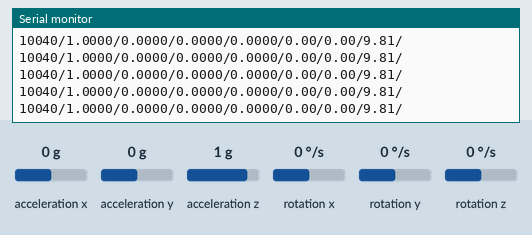
The sketch below on a simulated ESP32. Parts: the last lines printed to the serial monitor. The inputs (shaded band) are chosen by the test bench; at power-on: acceleration x 0 g, acceleration y 0 g, rotation z 0 °/s, acceleration z 1 g, rotation x 0 °/s, rotation y 0 °/s. Nothing arrives over Bluetooth unless stated.

Above: at 11.7 s.
11.8 s: acceleration x set to -1.4 g
At 12.5 s:
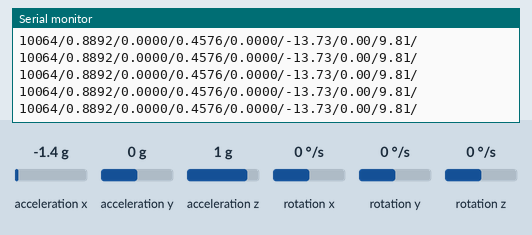
13.3 s: acceleration y set to 0.8 g
At 14.1 s:
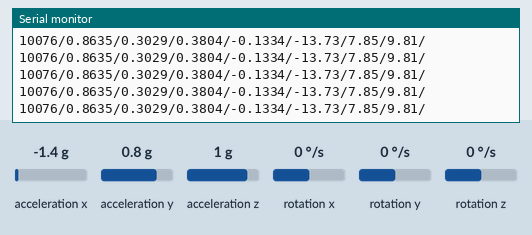
16.3 s: rotation z set to 100 °/s
At 16.9 s:
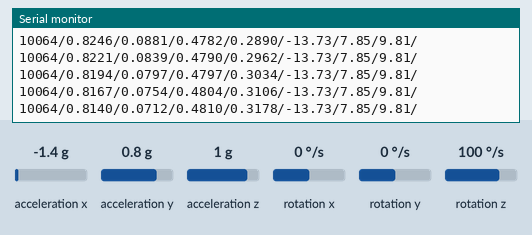
19.3 s: acceleration y set to 0 g
At 20.2 s:
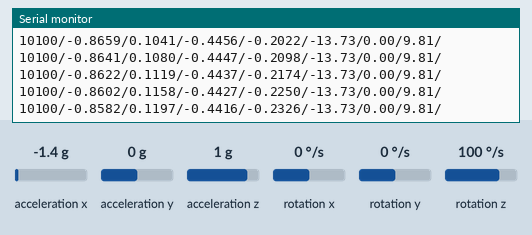
22.3 s: acceleration x set to -0.8 g
At 23.3 s:
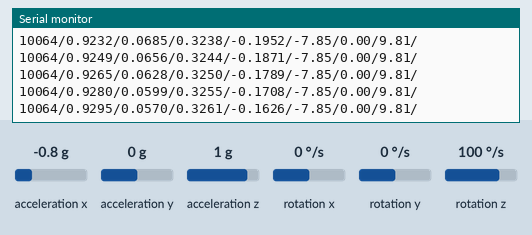
25.3 s: acceleration z set to -0.8 g
At 25.9 s:
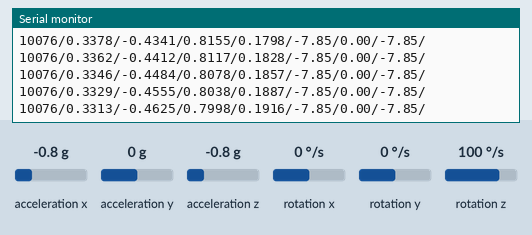
Timing chart, 0 to 28.3 s (numbered marks = the images above; inputs shaded):
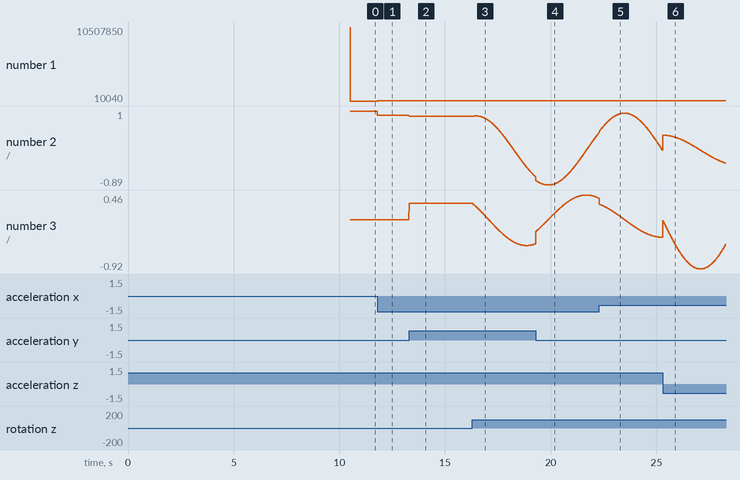

Measured:
- after the input at 11.8 s, the serial monitor: prints a new line at once (image 1)
- after the input at 13.3 s, the serial monitor: prints a new line at once (image 2)
- after the input at 16.3 s, the serial monitor: prints a new line at once (image 3)
- plotted number 1: 10040 → 10064 after the input at 11.8 s, 10076 → 10100 after the input at 16.3 s
- plotted number 2: 1 → 0.89 after the input at 11.8 s, 0.89 → 0.86 after the input at 13.3 s, 0.86 → -0.68 after the input at 16.3 s
- plotted number 3: 0 → 0.3 after the input at 13.3 s, 0.3 → -0.45 after the input at 16.3 s

The sketch:

Arduino_Code.ino
```cpp
//This

#include "I2Cdev.h"
#include "MPU6050_6Axis_MotionApps20.h"
#include "Wire.h"
#include <Arduino.h>
#include "BluetoothSerial.h"

#if !defined(CONFIG_BT_ENABLED) || !defined(CONFIG_BLUEDROID_ENABLED)
#error Bluetooth is not enabled! Please run `make menuconfig` to and enable it
#endif

//Conditional Compilation flags - can easily adjust the data that we want out
#define SERIAL 1 // Needs to be 1 if you want the data to be printed out over a wired serial connection to be analyzed in the arduino serial monitor
#define QUAT 1
#define GYRO 0
#define ACCEL 1

BluetoothSerial SerialBT;

#define PERIPHERAL_NAME "RoboticsIMU"

MPU6050 mpu;


// MPU control/status vars
bool dmpReady = false;  // set true if DMP init was successful
uint8_t devStatus;      // return status after each device operation (0 = success, !0 = error)
uint16_t packetSize;    // expected DMP packet size (default is 42 bytes)
uint16_t fifoCount;     // count of all bytes currently in FIFO
uint8_t fifoBuffer[64]; // FIFO storage buffer

// orientation/motion vars
Quaternion q;           // [w, x, y, z]         quaternion container
VectorInt16 aa;         // [x, y, z]            accel sensor measurements
VectorInt16 aaReal;     // [x, y, z]            gravity-free accel sensor measurements
VectorInt16 aaWorld;    // [x, y, z]            world-frame accel sensor measurements
VectorFloat gravity;    // [x, y, z]            gravity vector
VectorInt16 gyro;       // [x, y, z]            gyro measurements

double gyro_x_offset = 0.00623742;
double gyro_y_offset = -0.07095668;
double gyro_z_offset = -0.01347238;

// time
long prevTime;

//functions
void SendGyro(void);

void setup() {

  Wire.begin();
  Wire.setClock(400000); // 400kHz I2C clock. Comment this line if having compilation difficulties

  Serial.begin(115200);

  while (!Serial); // wait for Leonardo enumeration, others continue immediately
  delay(10000);
  SerialBT.begin(PERIPHERAL_NAME); //Bluetooth device name
  Serial.println("The device started, now you can pair it with bluetooth!");
  prevTime;

  Serial.println("initializing");
  mpu.initialize();
  Serial.println("done initializing");
  devStatus = mpu.dmpInitialize();
  mpu.setXGyroOffset(54); //++
  mpu.setYGyroOffset(-21); //--
  mpu.setZGyroOffset(5);
  mpu.setFullScaleAccelRange(MPU6050_ACCEL_FS_2);

  if (devStatus == 0) {
    mpu.setDMPEnabled(true);
    // set our DMP Ready flag so the main loop() function knows it's okay to use it
    dmpReady = true;
    // get expected DMP packet size for later comparison
    packetSize = mpu.dmpGetFIFOPacketSize();
  } else {
    // Error
    Serial.println("MPU Error!");
  }
}


void loop() {
  // delay(2000); // 2 seconds
#if QUAT // Send quaternion data
  int  mpuIntStatus = mpu.getIntStatus();
  fifoCount = mpu.getFIFOCount();
  if ((mpuIntStatus & 0x10) || fifoCount == 1024) { // check if overflow
    mpu.resetFIFO();
  } else if (mpuIntStatus & 0x02) {
    while (fifoCount < packetSize) fifoCount = mpu.getFIFOCount();
    mpu.getFIFOBytes(fifoBuffer, packetSize); //this is where we actually get the data, the data is just written to this buffer in specific locations (which dmpGetQaut... pick out)
    // above line is also what takes the longest time
    fifoCount -= packetSize;
    long dt = micros() - prevTime;
    prevTime = micros();
    #if SERIAL
    Serial.print(dt);
    Serial.print("/");
    #endif
    SerialBT.print(dt);
    SerialBT.print("/");
    SendQuaternion();
  }
#endif
#if GYRO // Send Gyro data
  double gx;
  double gy;
  double gz;
  getGyro(&gx, &gy, &gz);
  long dt = micros() - prevTime;
  prevTime = micros();
  #if SERIAL
  Serial.print(dt);
  Serial.print("/");
  #endif
  SerialBT.print(dt);
  SerialBT.print("/");
  SendGyro(gx, gy, gz);
#endif
#if ACCEL // Send acceleration data
  double ax, ay, az;
  getAcceleration(&ax, &ay, &az);
  #if SERIAL
    Serial.print(ax); Serial.print("/");
    Serial.print(ay); Serial.print("/");
    Serial.print(az); Serial.print("/");
  #endif
  SerialBT.print(ax); SerialBT.print("/");
  SerialBT.print(ay); SerialBT.print("/");
  SerialBT.print(az); SerialBT.print("/");
#endif

//Send a newline character before the next data set
#if SERIAL
Serial.println();
#endif
SerialBT.println();
}

//Helper functions

void getGyro(double *gx, double *gy, double *gz) {
  int16_t gyro_x;
  int16_t gyro_y;
  int16_t gyro_z;
  mpu.getRotation(&gyro_x, &gyro_y, &gyro_z); // for 2000deg/s = 16.4 LSB/deg/s...for 1000deg/s = 32.8
  *gx = ((double)gyro_x / 16.4) * (PI / (double)180.0) - gyro_x_offset;
  *gy = (double) gyro_y / 16.4 * (PI / (double)180.0) - gyro_y_offset;
  *gz = (double)gyro_z / 16.4 * (PI / (double)180.0) - gyro_z_offset;// these should now be rads/sec

}

void SendQuaternion() {
  mpu.dmpGetQuaternion(&q, fifoBuffer);
  #if SERIAL
  Serial.print(q.w, 4); Serial.print("/");
  Serial.print(q.x, 4); Serial.print("/");
  Serial.print(q.y, 4); Serial.print("/");
  Serial.print(q.z, 4); Serial.print("/");
  #endif

  SerialBT.print(q.w, 4); SerialBT.print("/");
  SerialBT.print(q.x, 4); SerialBT.print("/");
  SerialBT.print(q.y, 4); SerialBT.print("/");
  SerialBT.print(q.z, 4); SerialBT.print("/");
}


void SendGyro(double gx, double gy, double gz){
  #if SERIAL
  Serial.print(gx, 8); Serial.print('/');
  Serial.print(gy, 8); Serial.print('/');
  Serial.print(gz, 8); Serial.print('/');
  #endif
  SerialBT.print(gx, 8); SerialBT.print('/');
  SerialBT.print(gy, 8); SerialBT.print('/');
  SerialBT.print(gz, 8); SerialBT.print('/');

}

void getAcceleration(double *ax, double *ay, double *az) {
  int16_t accel_x;
  int16_t accel_y;
  int16_t accel_z;
  mpu.getAcceleration(&accel_x, &accel_y, &accel_z);
  double  scaling_factor = (double)4*9.81/(double)65535;
  *ax = ((double) accel_x) * scaling_factor;
  *ay = ((double) accel_y) * scaling_factor;
  *az = ((double) accel_z) * scaling_factor;
}

//Below here not currently used - old code from other projects but I want to leave for now in case we want to reference later
void SendWorldAccel() {
  // display initial world-frame acceleration, adjusted to remove gravity
  // and rotated based on known orientation from quaternion
  mpu.dmpGetQuaternion(&q, fifoBuffer);
  mpu.dmpGetAccel(&aa, fifoBuffer);
  mpu.dmpGetGravity(&gravity, &q);
  mpu.dmpGetLinearAccel(&aaReal, &aa, &gravity);
  mpu.dmpGetLinearAccelInWorld(&aaWorld, &aaReal, &q);
  Serial.print("a/");
  Serial.print(aaWorld.x); Serial.print("/");
  Serial.print(aaWorld.y); Serial.print("/");
  Serial.println(aaWorld.z);
}

void getGyroCalibration(){
  double sum_gx = 0;
  double sum_gy = 0;
  double sum_gz = 0;
  long num = 3000;
  for (int i = 0; i < num; i++){
    int16_t gyro_x;
    int16_t gyro_y;
    int16_t gyro_z;
    mpu.getRotation(&gyro_x, &gyro_y, &gyro_z); // for 2000deg/s = 16.4 LSB/deg/s
    double gx = ((double)gyro_x / 16.4) * (PI / (double)180.0);
    double gy = (double) gyro_y / 16.4 * (PI / (double)180.0);
    double gz = (double)gyro_z / 16.4 * (PI / (double)180.0);// these should now be rads/sec
    sum_gx += gx;
    sum_gy += gy;
    sum_gz += gz;
    delay(10); //delay 10 ms
  }
  Serial.print("Gx_avg: ");
  Serial.println(sum_gx / num, 8);
  Serial.print("Gy_avg: ");
  Serial.println(sum_gy / num, 8);
  Serial.print("Gz_avg: ");
  Serial.println(sum_gz / num, 8);

}
```
